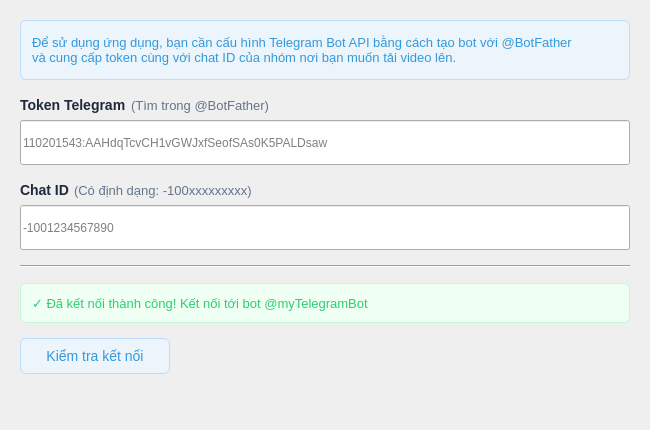
<?xml version="1.0" encoding="UTF-8"?>
<ui version="4.0">
 <class>ConfigBotTab</class>
 <widget class="QWidget" name="ConfigBotTab">
  <property name="geometry">
   <rect>
    <x>0</x>
    <y>0</y>
    <width>650</width>
    <height>430</height>
   </rect>
  </property>
  <layout class="QVBoxLayout" name="verticalLayout">
   <property name="spacing">
    <number>15</number>
   </property>
   <property name="leftMargin">
    <number>20</number>
   </property>
   <property name="topMargin">
    <number>20</number>
   </property>
   <property name="rightMargin">
    <number>20</number>
   </property>
   <property name="bottomMargin">
    <number>15</number>
   </property>
   <item>
    <widget class="QLabel" name="botInfoLabel">
     <property name="minimumSize">
      <size>
       <width>0</width>
       <height>60</height>
      </size>
     </property>
     <property name="maximumSize">
      <size>
       <width>16777215</width>
       <height>60</height>
      </size>
     </property>
     <property name="styleSheet">
      <string notr="true">background-color: #EBF5FB;
color: #3498DB;
border: 1px solid #BFDBFE;
border-radius: 6px;
padding: 8px;
font-size: 13px;</string>
     </property>
     <property name="text">
      <string>Để sử dụng ứng dụng, bạn cần cấu hình Telegram Bot API bằng cách tạo bot với @BotFather
và cung cấp token cùng với chat ID của nhóm nơi bạn muốn tải video lên.</string>
     </property>
     <property name="alignment">
      <set>Qt::AlignLeading|Qt::AlignLeft|Qt::AlignVCenter</set>
     </property>
     <property name="wordWrap">
      <bool>true</bool>
     </property>
    </widget>
   </item>
   <item>
    <widget class="QWidget" name="tokenContainer" native="true">
     <layout class="QVBoxLayout" name="tokenLayout">
      <property name="spacing">
       <number>5</number>
      </property>
      <property name="leftMargin">
       <number>0</number>
      </property>
      <property name="topMargin">
       <number>0</number>
      </property>
      <property name="rightMargin">
       <number>0</number>
      </property>
      <property name="bottomMargin">
       <number>0</number>
      </property>
      <item>
       <layout class="QHBoxLayout" name="tokenHeaderLayout">
        <item>
         <widget class="QLabel" name="tokenLabel">
          <property name="styleSheet">
           <string notr="true">font-size: 14px; font-weight: bold; color: #1E293B;</string>
          </property>
          <property name="text">
           <string>Token Telegram</string>
          </property>
         </widget>
        </item>
        <item>
         <widget class="QLabel" name="tokenHintLabel">
          <property name="styleSheet">
           <string notr="true">font-size: 13px; color: #64748B;</string>
          </property>
          <property name="text">
           <string>(Tìm trong @BotFather)</string>
          </property>
         </widget>
        </item>
        <item>
         <spacer name="tokenHeaderSpacer">
          <property name="orientation">
           <enum>Qt::Horizontal</enum>
          </property>
          <property name="sizeHint" stdset="0">
           <size>
            <width>40</width>
            <height>20</height>
           </size>
          </property>
         </spacer>
        </item>
       </layout>
      </item>
      <item>
       <widget class="QLineEdit" name="tokenLineEdit">
        <property name="minimumSize">
         <size>
          <width>0</width>
          <height>45</height>
         </size>
        </property>
        <property name="maximumSize">
         <size>
          <width>16777215</width>
          <height>45</height>
         </size>
        </property>
        <property name="placeholderText">
         <string>110201543:AAHdqTcvCH1vGWJxfSeofSAs0K5PALDsaw</string>
        </property>
       </widget>
      </item>
     </layout>
    </widget>
   </item>
   <item>
    <widget class="QWidget" name="chatIdContainer" native="true">
     <layout class="QVBoxLayout" name="chatIdLayout">
      <property name="spacing">
       <number>5</number>
      </property>
      <property name="leftMargin">
       <number>0</number>
      </property>
      <property name="topMargin">
       <number>0</number>
      </property>
      <property name="rightMargin">
       <number>0</number>
      </property>
      <property name="bottomMargin">
       <number>0</number>
      </property>
      <item>
       <layout class="QHBoxLayout" name="chatIdHeaderLayout">
        <item>
         <widget class="QLabel" name="chatIdLabel">
          <property name="styleSheet">
           <string notr="true">font-size: 14px; font-weight: bold; color: #1E293B;</string>
          </property>
          <property name="text">
           <string>Chat ID</string>
          </property>
         </widget>
        </item>
        <item>
         <widget class="QLabel" name="chatIdHintLabel">
          <property name="styleSheet">
           <string notr="true">font-size: 13px; color: #64748B;</string>
          </property>
          <property name="text">
           <string>(Có định dạng: -100xxxxxxxxx)</string>
          </property>
         </widget>
        </item>
        <item>
         <spacer name="chatIdHeaderSpacer">
          <property name="orientation">
           <enum>Qt::Horizontal</enum>
          </property>
          <property name="sizeHint" stdset="0">
           <size>
            <width>40</width>
            <height>20</height>
           </size>
          </property>
         </spacer>
        </item>
       </layout>
      </item>
      <item>
       <widget class="QLineEdit" name="chatIdLineEdit">
        <property name="minimumSize">
         <size>
          <width>0</width>
          <height>45</height>
         </size>
        </property>
        <property name="maximumSize">
         <size>
          <width>16777215</width>
          <height>45</height>
         </size>
        </property>
        <property name="placeholderText">
         <string>-1001234567890</string>
        </property>
       </widget>
      </item>
     </layout>
    </widget>
   </item>
   <item>
    <widget class="QFrame" name="separator">
     <property name="frameShape">
      <enum>QFrame::HLine</enum>
     </property>
     <property name="frameShadow">
      <enum>QFrame::Sunken</enum>
     </property>
     <property name="class" stdset="0">
      <string>separator</string>
     </property>
    </widget>
   </item>
   <item>
    <widget class="QLabel" name="connectionStatusLabel">
     <property name="minimumSize">
      <size>
       <width>0</width>
       <height>40</height>
      </size>
     </property>
     <property name="maximumSize">
      <size>
       <width>16777215</width>
       <height>40</height>
      </size>
     </property>
     <property name="styleSheet">
      <string notr="true">background-color: #F0FFF4;
color: #2ECC71;
border: 1px solid #C6F6D5;
border-radius: 6px;
padding: 8px;
font-size: 13px;</string>
     </property>
     <property name="text">
      <string>✓ Đã kết nối thành công! Kết nối tới bot @myTelegramBot</string>
     </property>
    </widget>
   </item>
   <item>
    <layout class="QHBoxLayout" name="connectionCheckLayout">
     <property name="spacing">
      <number>15</number>
     </property>
     <item>
      <widget class="QPushButton" name="btnCheckConnection">
       <property name="minimumSize">
        <size>
         <width>150</width>
         <height>36</height>
        </size>
       </property>
       <property name="maximumSize">
        <size>
         <width>16777215</width>
         <height>36</height>
        </size>
       </property>
       <property name="styleSheet">
        <string notr="true">QPushButton {
    background-color: #EBF5FB;
    color: #3498DB;
    border: 1px solid #BFDBFE;
    border-radius: 6px;
    padding: 8px;
    font-size: 14px;
}

QPushButton:hover {
    background-color: #D1E6FA;
}</string>
       </property>
       <property name="text">
        <string>Kiểm tra kết nối</string>
       </property>
       <property name="class" stdset="0">
        <string>secondaryButton</string>
       </property>
      </widget>
     </item>
     <item>
      <spacer name="horizontalSpacer">
       <property name="orientation">
        <enum>Qt::Horizontal</enum>
       </property>
       <property name="sizeHint" stdset="0">
        <size>
         <width>40</width>
         <height>20</height>
        </size>
       </property>
      </spacer>
     </item>
    </layout>
   </item>
   <item>
    <spacer name="verticalSpacer">
     <property name="orientation">
      <enum>Qt::Vertical</enum>
     </property>
     <property name="sizeHint" stdset="0">
      <size>
       <width>20</width>
       <height>20</height>
      </size>
     </property>
    </spacer>
   </item>
  </layout>
 </widget>
 <resources/>
 <connections/>
</ui>
